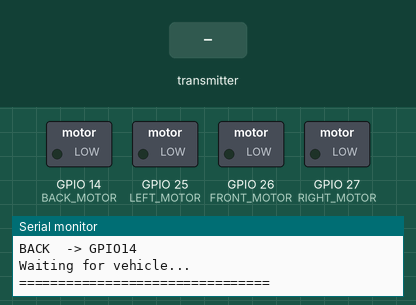
Bench run of a sketch on a simulated ESP32. On the bench: switched loads named in the sketch (green lamp = pin HIGH), the last lines printed to the serial monitor. The test bench sets the inputs (shaded band).

Above: at 1.2 s.
1.3 s: the transmitter starts sending command = LEFT
At 2.3 s:
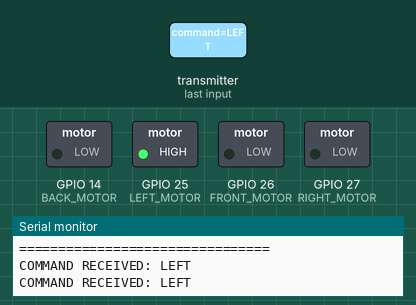
2.8 s: the transmitter starts sending command = FRONT
At 3.5 s:
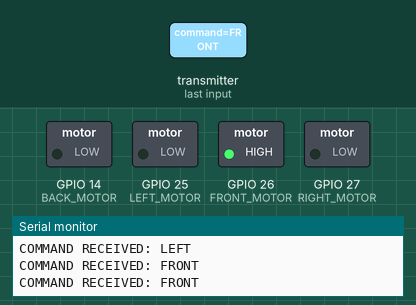
4.3 s: the transmitter starts sending command = RIGHT
At 5.5 s:
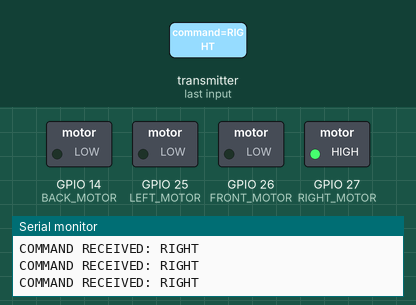
5.8 s: the transmitter starts sending command = BACK
At 6.9 s:
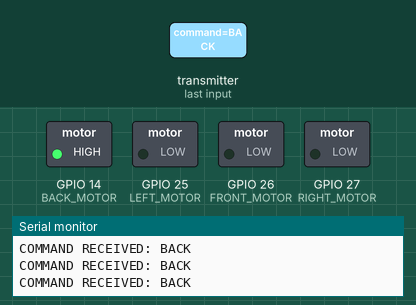
7.3 s: the transmitter starts sending command = CRITICAL
At 8.1 s:
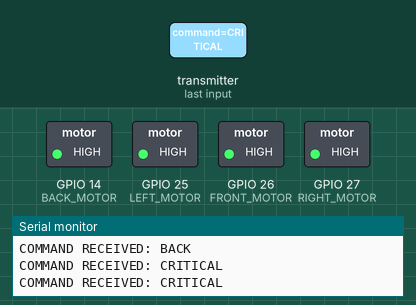
Timing chart, 0 to 9.8 s (numbered marks = the images above; inputs shaded):
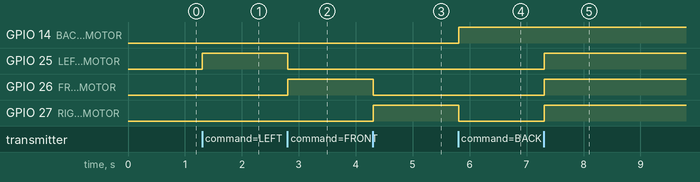

Measured:
- after the input at 1.3 s, GPIO 25 (LEFT_MOTOR): LOW → HIGH at once
- after the input at 2.8 s, GPIO 25 (LEFT_MOTOR): HIGH → LOW at once; GPIO 26 (FRONT_MOTOR): LOW → HIGH at once
- after the input at 4.3 s, GPIO 26 (FRONT_MOTOR): HIGH → LOW at once; GPIO 27 (RIGHT_MOTOR): LOW → HIGH at once
- after the input at 5.8 s, GPIO 14 (BACK_MOTOR): LOW → HIGH at once; GPIO 27 (RIGHT_MOTOR): HIGH → LOW at once
- after the input at 7.3 s, GPIO 25 (LEFT_MOTOR), GPIO 26 (FRONT_MOTOR), GPIO 27 (RIGHT_MOTOR): LOW → HIGH at once

The sketch:

vibration_jacket.ino
```cpp
#include <WiFi.h>
#include <esp_now.h>
#include <esp_wifi.h>

// =====================================================
// JACKET MOTOR PINS
// =====================================================

#define LEFT_MOTOR   25
#define FRONT_MOTOR  26
#define RIGHT_MOTOR  27
#define BACK_MOTOR   14

// =====================================================
// ESP-NOW MESSAGE
// =====================================================

typedef struct struct_message
{
  char command[20];
} struct_message;

struct_message incomingMessage;

// =====================================================
// MOTOR CONTROL
// =====================================================

void allMotorsOff()
{
  digitalWrite(LEFT_MOTOR, LOW);
  digitalWrite(FRONT_MOTOR, LOW);
  digitalWrite(RIGHT_MOTOR, LOW);
  digitalWrite(BACK_MOTOR, LOW);
}

void leftMotor()
{
  allMotorsOff();
  digitalWrite(LEFT_MOTOR, HIGH);
}

void frontMotor()
{
  allMotorsOff();
  digitalWrite(FRONT_MOTOR, HIGH);
}

void rightMotor()
{
  allMotorsOff();
  digitalWrite(RIGHT_MOTOR, HIGH);
}

void backMotor()
{
  allMotorsOff();
  digitalWrite(BACK_MOTOR, HIGH);
}

void criticalAlert()
{
  digitalWrite(LEFT_MOTOR, HIGH);
  digitalWrite(FRONT_MOTOR, HIGH);
  digitalWrite(RIGHT_MOTOR, HIGH);
  digitalWrite(BACK_MOTOR, HIGH);
}

// =====================================================
// COMMAND HANDLER
// =====================================================

void handleCommand(const char *command)
{
  Serial.print("COMMAND RECEIVED: ");
  Serial.println(command);

  if (strcmp(command, "LEFT") == 0)
  {
    leftMotor();
  }
  else if (strcmp(command, "FRONT") == 0)
  {
    frontMotor();
  }
  else if (strcmp(command, "RIGHT") == 0)
  {
    rightMotor();
  }
  else if (strcmp(command, "BACK") == 0)
  {
    backMotor();
  }
  else if (strcmp(command, "CRITICAL") == 0)
  {
    criticalAlert();
  }
  else if (strcmp(command, "STOP") == 0)
  {
    allMotorsOff();
  }
  else
  {
    Serial.println("UNKNOWN COMMAND");
    allMotorsOff();
  }
}

// =====================================================
// ESP-NOW RECEIVE CALLBACK
// =====================================================

void onDataRecv(
  const esp_now_recv_info_t *info,
  const uint8_t *data,
  int len
)
{
  if (len <= 0)
  {
    return;
  }

  memset(
    &incomingMessage,
    0,
    sizeof(incomingMessage)
  );

  memcpy(
    &incomingMessage,
    data,
    min(
      len,
      (int)sizeof(incomingMessage)
    )
  );

  incomingMessage.command[
    sizeof(incomingMessage.command) - 1
  ] = '\0';

  handleCommand(
    incomingMessage.command
  );
}

// =====================================================
// SETUP
// =====================================================

void setup()
{
  Serial.begin(115200);

  // ===================================================
  // MOTOR PINS
  // ===================================================

  pinMode(
    LEFT_MOTOR,
    OUTPUT
  );

  pinMode(
    FRONT_MOTOR,
    OUTPUT
  );

  pinMode(
    RIGHT_MOTOR,
    OUTPUT
  );

  pinMode(
    BACK_MOTOR,
    OUTPUT
  );

  // Make sure all motors start OFF
  allMotorsOff();

  // ===================================================
  // WIFI STATION MODE
  // ===================================================

  WiFi.mode(WIFI_STA);

  // ===================================================
  // ESP-NOW CHANNEL
  // ===================================================

  esp_wifi_set_channel(
    1,
    WIFI_SECOND_CHAN_NONE
  );

  // ===================================================
  // PRINT MAC
  // ===================================================

  Serial.println();
  Serial.println(
    "================================"
  );

  Serial.println(
    "       FOG-SAFE SMART JACKET"
  );

  Serial.println(
    "================================"
  );

  Serial.print(
    "Jacket MAC: "
  );

  Serial.println(
    WiFi.macAddress()
  );

  Serial.println();

  // ===================================================
  // ESP-NOW INIT
  // ===================================================

  if (
    esp_now_init() != ESP_OK
  )
  {
    Serial.println(
      "ESP-NOW INIT FAILED"
    );

    while (true)
    {
      delay(1000);
    }
  }

  // ===================================================
  // RECEIVE CALLBACK
  // ===================================================

  esp_now_register_recv_cb(
    onDataRecv
  );

  Serial.println(
    "ESP-NOW READY"
  );

  Serial.println();

  Serial.println(
    "Motor mapping:"
  );

  Serial.println(
    "LEFT  -> GPIO25"
  );

  Serial.println(
    "FRONT -> GPIO26"
  );

  Serial.println(
    "RIGHT -> GPIO27"
  );

  Serial.println(
    "BACK  -> GPIO14"
  );

  Serial.println();

  Serial.println(
    "Waiting for vehicle..."
  );

  Serial.println(
    "================================"
  );
}

// =====================================================
// LOOP
// =====================================================

void loop()
{
  // ESP-NOW reception is handled
  // by the callback.

  delay(10);
}
```
